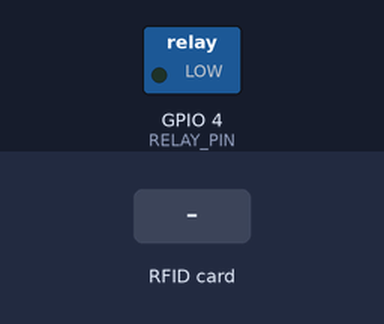
Simulated run of this sketch. Board: ESP32. On the bench: switched loads named in the sketch (green lamp = pin HIGH). The inputs (shaded band) are chosen by the test bench. What the sketch prints to the serial monitor is not drawn.

Above: at 1.2 s.
1.3 s: RFID card AB 12 34 CD held to the reader
At 2.5 s:
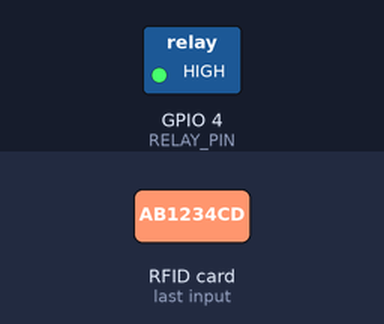
2.8 s: RFID card 12 AB CD EF held to the reader
Timing chart, 0 to 9.3 s (numbered marks = the images above; inputs shaded):
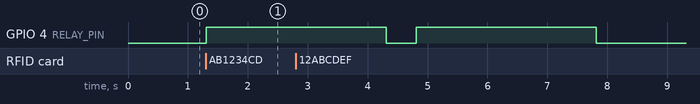

The sketch:

RFID_Access.ino
```cpp
/**
 * D2 — RFID RC522 Scanner & Access Logger
 * =========================================
 * Board : AI Thinker ESP32-CAM
 * Lib   : MFRC522 by GithubCommunity
 *
 * Wiring (SPI):
 *   RC522 VCC  → 3.3V  (NEVER 5V!)
 *   RC522 GND  → GND
 *   RC522 RST  → GPIO 15
 *   RC522 SDA  → GPIO 13  (SS/CS)
 *   RC522 SCK  → GPIO 14
 *   RC522 MOSI → GPIO 12
 *   RC522 MISO → GPIO 2
 *
 * How to find your card UID:
 *   1. Upload this sketch.
 *   2. Open Serial Monitor at 115200.
 *   3. Scan any card — copy the UID printed.
 *   4. Add it to AUTHORIZED_UIDS below.
 */
#include <SPI.h>
#include <MFRC522.h>

#define SS_PIN   13
#define RST_PIN  15
#define SCK_PIN  14
#define MOSI_PIN 12
#define MISO_PIN  2
#define RELAY_PIN 4   // Use flash LED GPIO as indicator
#define BUZZER_PIN 15 // Reuse RST if no buzzer; wire separately if available

MFRC522 rfid(SS_PIN, RST_PIN);

// Add your authorised card UIDs here (uppercase, space-separated hex bytes)
const String AUTHORIZED_UIDS[] = {
  "AB 12 34 CD",   // Card 1 — replace with your UID
  "12 AB CD EF",   // Card 2
};
const int NUM_AUTH = sizeof(AUTHORIZED_UIDS) / sizeof(AUTHORIZED_UIDS[0]);

String getUID() {
  String uid = "";
  for (byte i = 0; i < rfid.uid.size; i++) {
    if (rfid.uid.uidByte[i] < 0x10) uid += "0";
    uid += String(rfid.uid.uidByte[i], HEX);
    if (i < rfid.uid.size - 1) uid += " ";
  }
  uid.toUpperCase();
  return uid;
}

bool isAuthorized(const String& uid) {
  for (int i = 0; i < NUM_AUTH; i++) {
    if (uid == AUTHORIZED_UIDS[i]) return true;
  }
  return false;
}

void setup() {
  Serial.begin(115200);
  SPI.begin(SCK_PIN, MISO_PIN, MOSI_PIN, SS_PIN);
  rfid.PCD_Init();
  pinMode(RELAY_PIN, OUTPUT);
  digitalWrite(RELAY_PIN, LOW);
  Serial.println("=== RFID RC522 Access Control ===");
  Serial.println("Scan a card...");
}

void loop() {
  if (!rfid.PICC_IsNewCardPresent()) return;
  if (!rfid.PICC_ReadCardSerial())  return;

  String uid = getUID();
  bool   auth = isAuthorized(uid);

  Serial.printf("[%lus] UID: %s  →  %s\n",
                millis() / 1000, uid.c_str(),
                auth ? "ACCESS GRANTED ✅" : "ACCESS DENIED ❌");

  if (auth) {
    digitalWrite(RELAY_PIN, HIGH);  // activate relay / green LED
    delay(3000);
    digitalWrite(RELAY_PIN, LOW);
  }

  rfid.PICC_HaltA();
  rfid.PCD_StopCrypto1();
  delay(500);
}
```

Measured:
- after the input at 1.3 s, GPIO 4 (RELAY_PIN): LOW → HIGH at once
